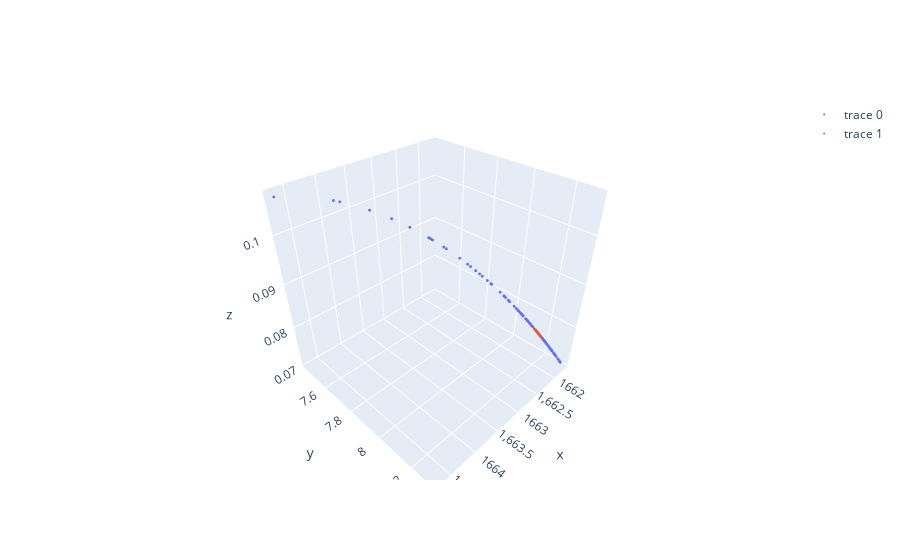

The notebook cell this image was saved under:
### Code cell
int_nums_plus.roi_size = 0.1

reference_point = int_nums_plus._reference_point_list[1]
pref_int_nums_plus, plot_int_nums_plus = int_nums_plus.requests()
pref_int_nums_plus[2].response = pd.DataFrame([reference_point], columns=pref_int_nums_plus[2].content['dimensions_data'].columns)
pref_int_nums_plus, plot_int_nums_plus  = int_nums_plus.iterate(pref_int_nums_plus[2])
print(int_nums_plus._current_display_solutions)
print(int_nums_plus._reference_point_list)

fig = plot_complete(int_nums_plus.population.objectives,front)
fig
